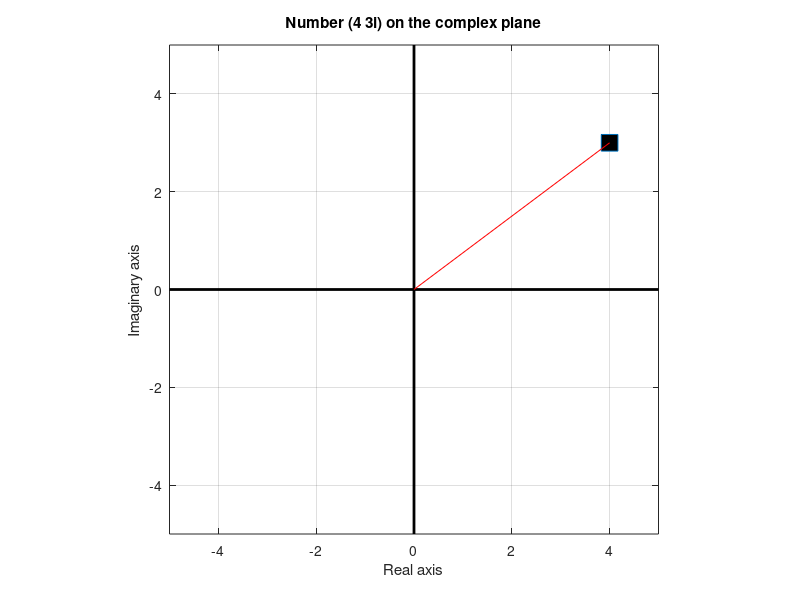

Write the MATLAB code that produced this figure.
%%
%     COURSE: Signal processing problems, solved in MATLAB and Python
%    SECTION: Working with complex numbers
%      VIDEO: Magnitude and phase of complex numbers
% Instructor: sincxpress.com
%
%%

% create a complex number
z = 4 + 3i;

% plot the complex number
figure(1), clf
plot(real(z),imag(z),'s','markersize',12,'markerfacecolor','k')

% make plot look nicer
set(gca,'xlim',[-5 5],'ylim',[-5 5])
grid on, hold on, axis square
plot(get(gca,'xlim'),[0 0],'k','linew',2)
plot([0 0],get(gca,'ylim'),'k','linew',2)
xlabel('Real axis')
ylabel('Imaginary axis')
title([ 'Number (' num2str(real(z)) ' ' num2str(imag(z)) 'i) on the complex plane' ])

%% compute magnitude and phase of the complex number

% magnitude of the number (distance to origin)
magZ1 = sqrt( real(z)^2 + imag(z)^2 );
magZ2 = abs( z );

% angle of the line relative to positive real axis
angZ1 = atan2( imag(z),real(z) );
angZ2 = angle( z );

% draw a line using polar notation
h = polar([0 angZ1],[0 magZ1],'r');

%% done.
